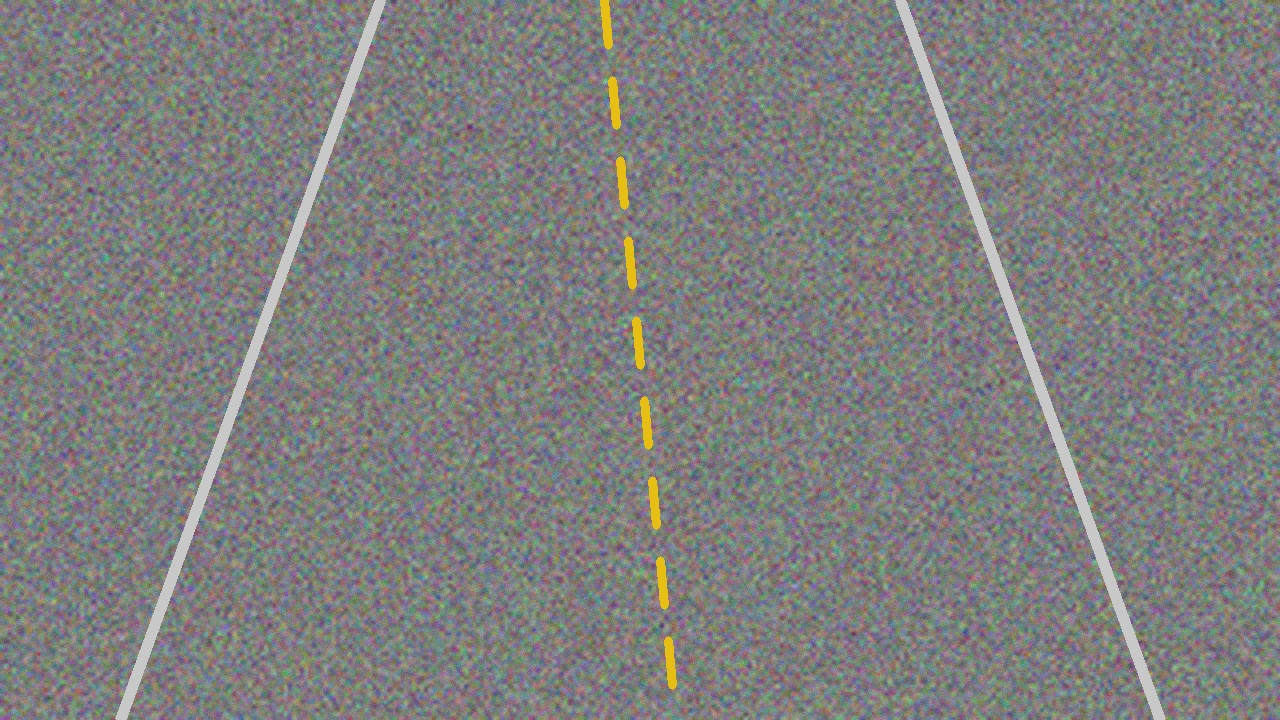
#> input picture RoadSurface/data/input/clean_road.jpg, 1280 x 720 px
$ python -i preprocessing.py   (imports and definitions only)
#> lines starting #> are read from the running program, lines starting #| are printed output that depends on the picture
"""
Image Preprocessing Module for RoadSurface.

Contains functions for aspect-ratio preserving resizing, color space conversion,
Gaussian smoothing, adaptive contrast enhancement (CLAHE), and edge detection.
"""

from typing import Tuple, Optional
import cv2
import numpy as np


def resize_maintaining_aspect_ratio(
    image: np.ndarray,
    max_dimension: int = 1280
) -> Tuple[np.ndarray, float]:
    """
    Resizes an image so its longest edge does not exceed `max_dimension`,
    maintaining the original aspect ratio without distortion.

    Parameters:
        image (np.ndarray): Original BGR or grayscale image.
        max_dimension (int): Maximum allowable pixel width or height.

    Returns:
        Tuple[np.ndarray, float]: (resized_image, scale_factor)
            where scale_factor = new_size / original_size.
    """
    height, width = image.shape[:2]

    if max(height, width) <= max_dimension:
        return image.copy(), 1.0

    if width >= height:
        scale = max_dimension / float(width)
        new_width = max_dimension
        new_height = int(round(height * scale))
    else:
        scale = max_dimension / float(height)
        new_height = max_dimension
        new_width = int(round(width * scale))

    resized = cv2.resize(image, (new_width, new_height), interpolation=cv2.INTER_AREA)
    return resized, scale


def to_grayscale(image: np.ndarray) -> np.ndarray:
    """
    Converts an input image to 8-bit single-channel grayscale if not already grayscale.

    Parameters:
        image (np.ndarray): Input BGR, BGRA, or grayscale image.

    Returns:
        np.ndarray: Single-channel 8-bit grayscale image.
    """
    if len(image.shape) == 2:
        return image.copy()
    if image.shape[2] == 4:
        return cv2.cvtColor(image, cv2.COLOR_BGRA2GRAY)
    return cv2.cvtColor(image, cv2.COLOR_BGR2GRAY)


def apply_noise_reduction(
    image: np.ndarray,
    kernel_size: Tuple[int, int] = (5, 5),
    sigma_x: float = 1.2
) -> np.ndarray:
    """
    Applies Gaussian filtering to suppress high-frequency road texture noise
    and sensor artifacts while preserving prominent distress boundaries.

    Parameters:
        image (np.ndarray): Grayscale input image.
        kernel_size (Tuple[int, int]): Gaussian kernel dimensions (must be odd).
        sigma_x (float): Gaussian standard deviation along the X-axis.

    Returns:
        np.ndarray: Denoised grayscale image.
    """
    # Ensure kernel dimensions are positive odd integers
    kw = kernel_size[0] if kernel_size[0] % 2 != 0 else kernel_size[0] + 1
    kh = kernel_size[1] if kernel_size[1] % 2 != 0 else kernel_size[1] + 1
    return cv2.GaussianBlur(image, (kw, kh), sigmaX=sigma_x)


def enhance_contrast(
    gray_image: np.ndarray,
    clip_limit: float = 2.0,
    tile_grid_size: Tuple[int, int] = (8, 8)
) -> np.ndarray:
    """
    Applies Contrast Limited Adaptive Histogram Equalization (CLAHE).
    CLAHE enhances local contrast across varying road illumination conditions
    without amplifying uniform background noise.

    Parameters:
        gray_image (np.ndarray): Grayscale image.
        clip_limit (float): Threshold for contrast limiting.
        tile_grid_size (Tuple[int, int]): Size of grid for histogram equalization.

    Returns:
        np.ndarray: Contrast-enhanced grayscale image.
    """
    clahe = cv2.createCLAHE(clipLimit=clip_limit, tileGridSize=tile_grid_size)
    return clahe.apply(gray_image)


def detect_edges(
    gray_image: np.ndarray,
    low_threshold: int = 50,
    high_threshold: int = 150
) -> np.ndarray:
    """
    Applies Canny edge detection with configurable hysteresis thresholds.

    Parameters:
        gray_image (np.ndarray): Grayscale, smoothed image.
        low_threshold (int): Lower hysteresis threshold.
        high_threshold (int): Upper hysteresis threshold.

    Returns:
        np.ndarray: Binary edge map.
    """
    return cv2.Canny(gray_image, threshold1=low_threshold, threshold2=high_threshold)


def run_preprocessing_pipeline(
    image: np.ndarray,
    max_dimension: int = 1280,
    apply_clahe: bool = True
) -> dict:
    """
    Executes the full preprocessing sequence and returns processed images along
    with intermediate states for visualization.

    Parameters:
        image (np.ndarray): Raw input BGR image.
        max_dimension (int): Max dimension for resizing.
        apply_clahe (bool): Whether to apply CLAHE contrast enhancement.

    Returns:
        dict: Containing 'resized', 'scale', 'gray', 'blurred', 'enhanced', 'edges'.
    """
    resized, scale = resize_maintaining_aspect_ratio(image, max_dimension=max_dimension)
    gray = to_grayscale(resized)
    blurred = apply_noise_reduction(gray, kernel_size=(5, 5), sigma_x=1.2)

    if apply_clahe:
        enhanced = enhance_contrast(blurred, clip_limit=2.0)
    else:
        enhanced = blurred.copy()

    edges = detect_edges(enhanced, low_threshold=50, high_threshold=150)

    return {
        "resized": resized,
        "scale": scale,
        "gray": gray,
        "blurred": blurred,
        "enhanced": enhanced,
        "edges": edges,
    }

>>> import cv2
>>> picture = cv2.imread('../data/input/clean_road.jpg')
#> picture is the input picture: shape (720, 1280, 3); mean B, G, R 125.9, 126.7, 127
>>> result = run_preprocessing_pipeline(picture)
#> in run_preprocessing_pipeline, `resized, scale = resize_maintaining_aspect_ratio(image, max_dimension=..`: scale = 1
#> in to_grayscale, `return cv2.cvtColor(image, cv2.COLOR_BGR2GRAY)`:
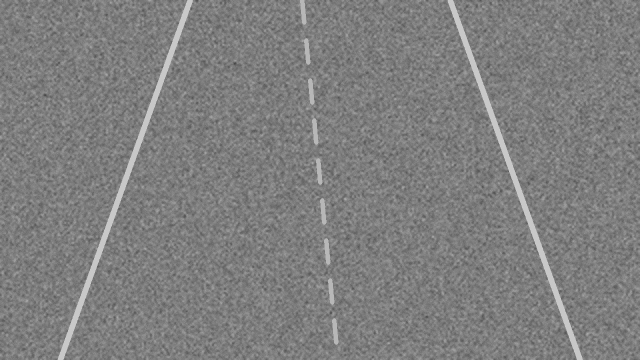
#> returned value: shape (720, 1280) (shown at 1/2 size); min 60, max 208, mean 126.7
#> in enhance_contrast, `return clahe.apply(gray_image)`:
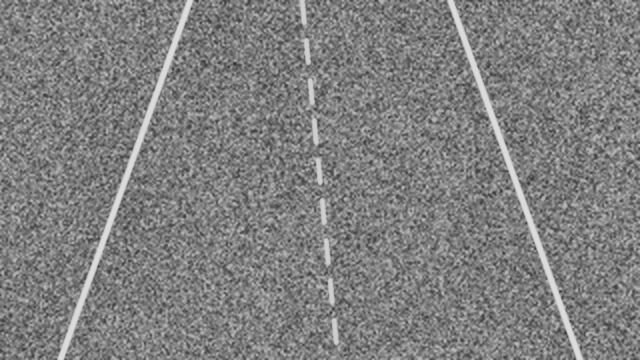
#> returned value: shape (720, 1280) (shown at 1/2 size); min 51, max 221, mean 127.5
#> in detect_edges, `return cv2.Canny(gray_image, threshold1=low_threshold, threshold2=high..`:
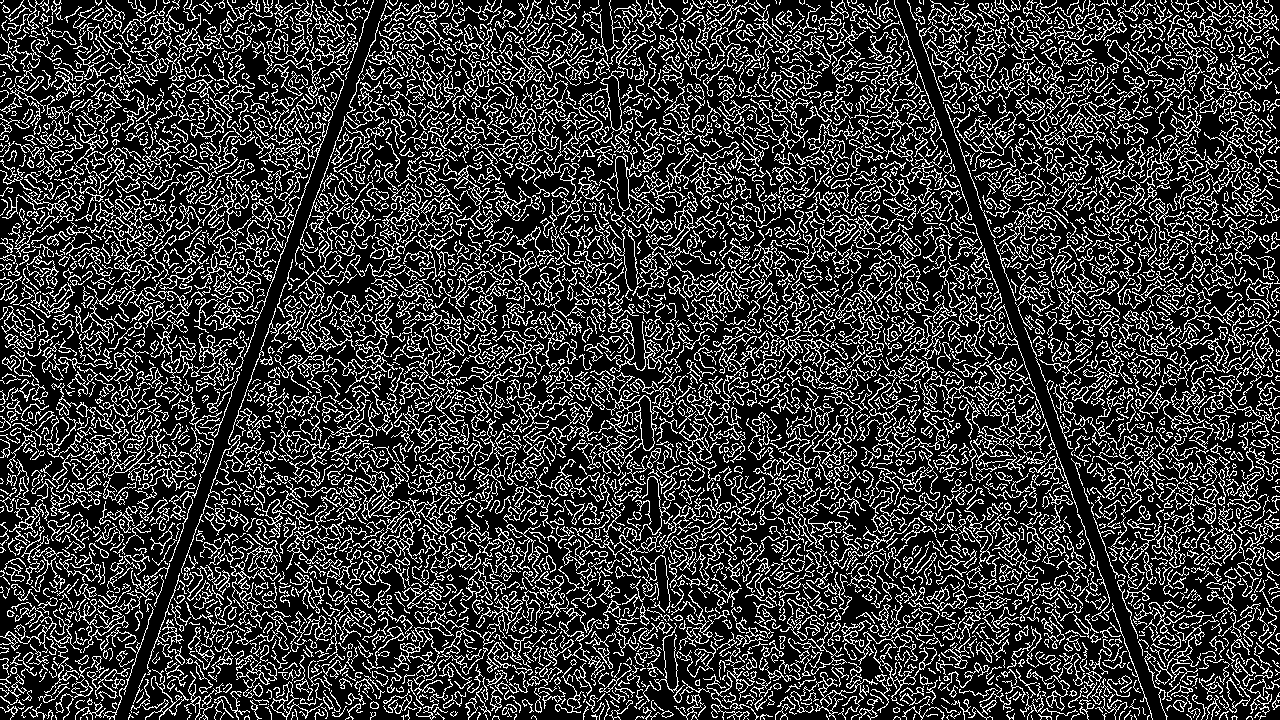
#> returned value: shape (720, 1280); 22.7% white in thin lines or dots
#> result = 6 items

$ run again, on RoadSurface/data/input/sample_road.jpg
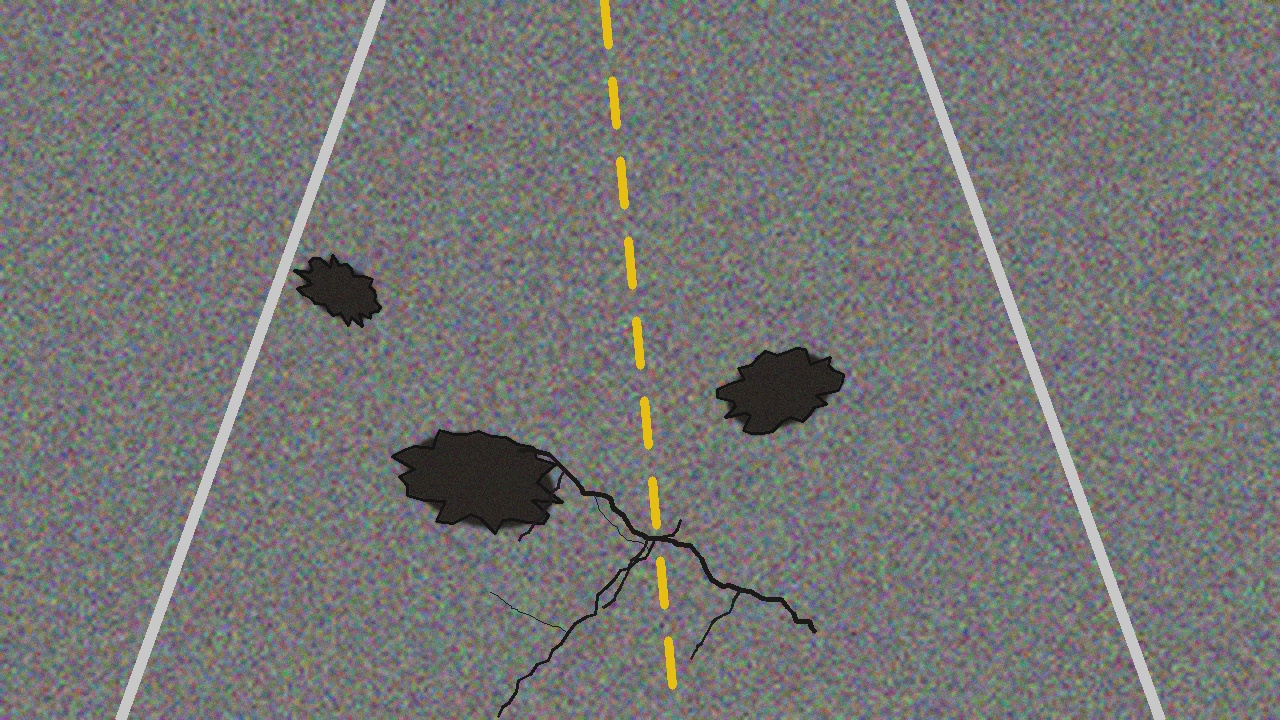
#> input picture RoadSurface/data/input/sample_road.jpg, 1280 x 720 px
#> picture is the input picture: shape (720, 1280, 3); mean B, G, R 116.5, 117.4, 117.8
#> scale = 1
#> in enhance_contrast, `return clahe.apply(gray_image)`:
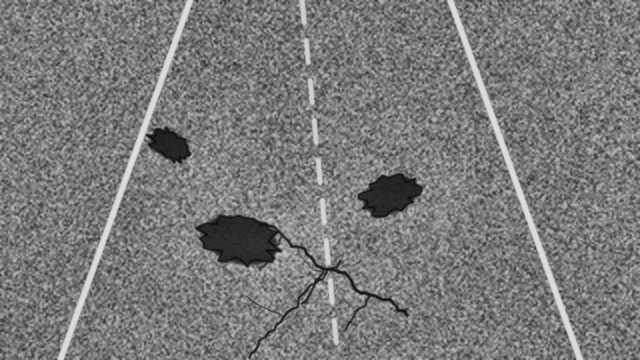
#> returned value: shape (720, 1280) (shown at 1/2 size); min 10, max 223, mean 122.3
#> in detect_edges, `return cv2.Canny(gray_image, threshold1=low_threshold, threshold2=high..`:
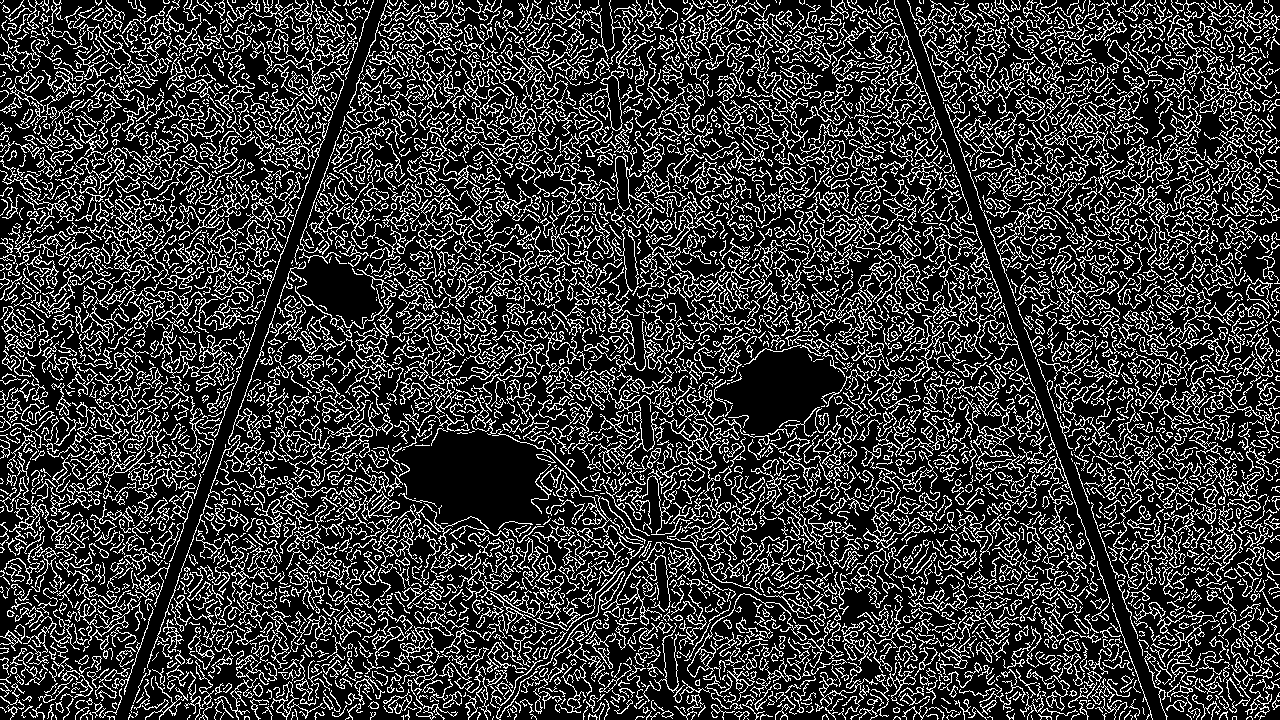
#> returned value: shape (720, 1280); 22.2% white in thin lines or dots
#> result = 6 items

$ run again, on RoadSurface/data/input/severe_road.jpg
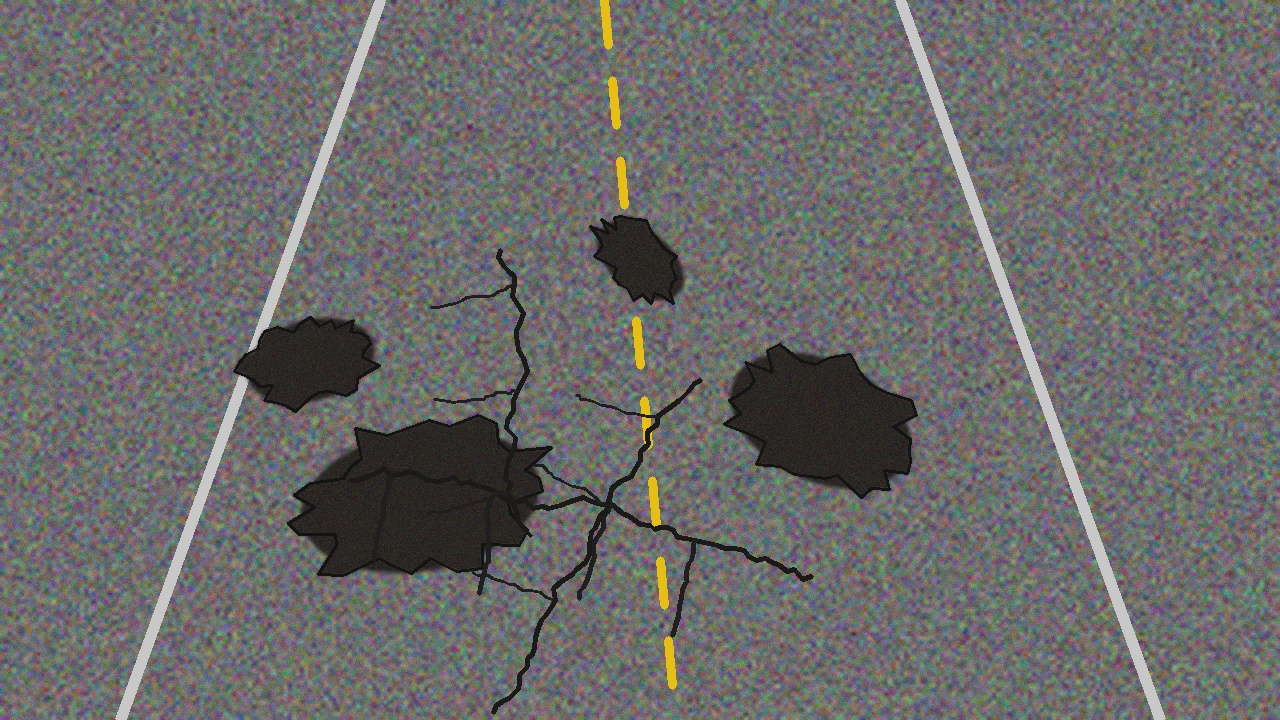
#> input picture RoadSurface/data/input/severe_road.jpg, 1280 x 720 px
#> picture is the input picture: shape (720, 1280, 3); mean B, G, R 105.2, 106.1, 106.6
#> scale = 1
#> in enhance_contrast, `return clahe.apply(gray_image)`:
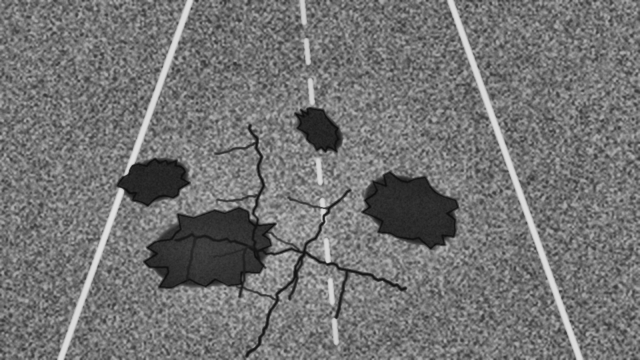
#> returned value: shape (720, 1280) (shown at 1/2 size); min 12, max 224, mean 115.4
#> in detect_edges, `return cv2.Canny(gray_image, threshold1=low_threshold, threshold2=high..`:
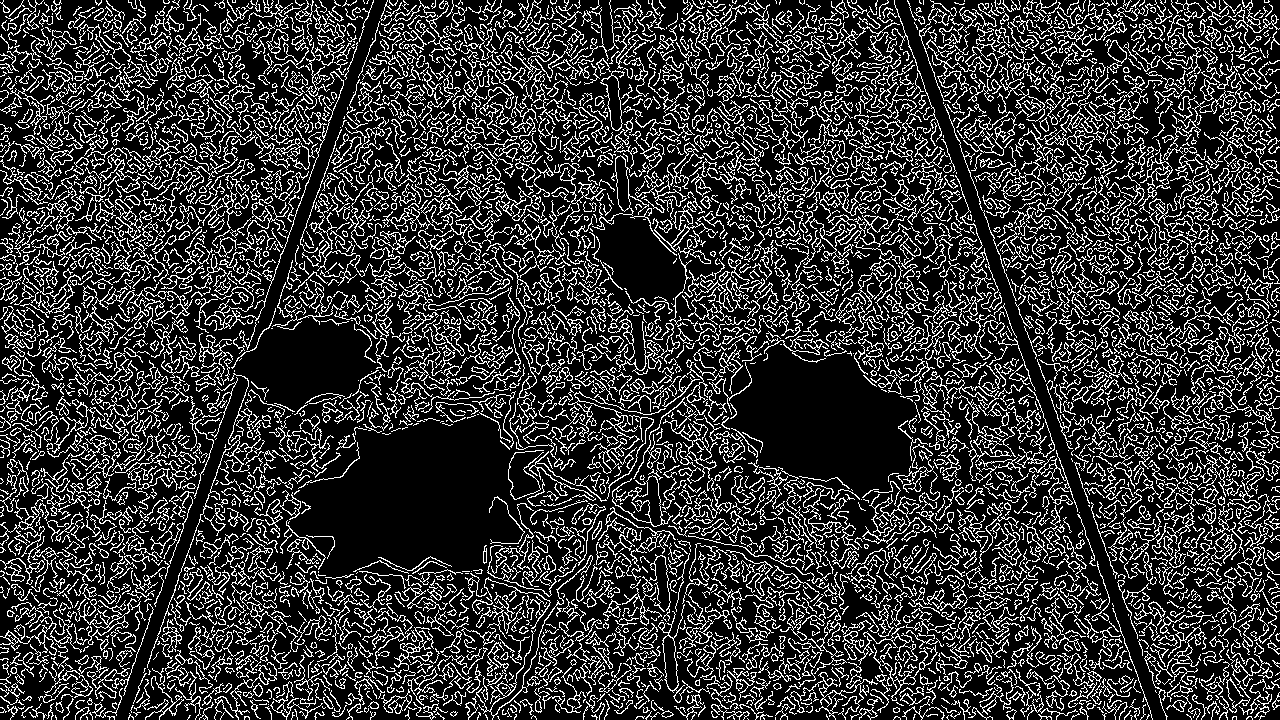
#> returned value: shape (720, 1280); 21% white in thin lines or dots
#> result = 6 items
